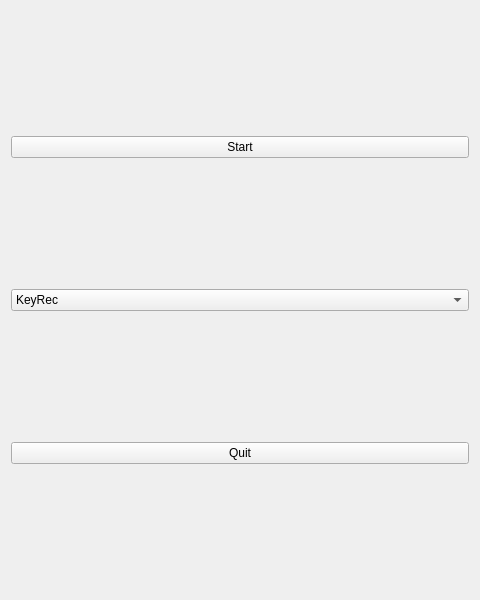
<?xml version="1.0" encoding="UTF-8"?>
<ui version="4.0">
 <class>QtKeyRec</class>
 <widget class="QWidget" name="QtKeyRec">
  <property name="geometry">
   <rect>
    <x>0</x>
    <y>0</y>
    <width>480</width>
    <height>600</height>
   </rect>
  </property>
  <property name="windowTitle">
   <string>Form</string>
  </property>
  <layout class="QGridLayout" name="gridLayout">
   <item row="0" column="0" colspan="2">
    <widget class="QPushButton" name="startButton">
     <property name="text">
      <string>Start</string>
     </property>
    </widget>
   </item>
   <item row="2" column="0" colspan="2">
    <widget class="QPushButton" name="quitButton">
     <property name="text">
      <string>Quit</string>
     </property>
    </widget>
   </item>
   <item row="1" column="0" colspan="2">
    <widget class="QComboBox" name="comboBox">
     <property name="minimumContentsLength">
      <number>5</number>
     </property>
     <item>
      <property name="text">
       <string>KeyRec</string>
      </property>
     </item>
     <item>
      <property name="text">
       <string>culatone</string>
      </property>
     </item>
    </widget>
   </item>
  </layout>
 </widget>
 <resources/>
 <connections/>
</ui>
